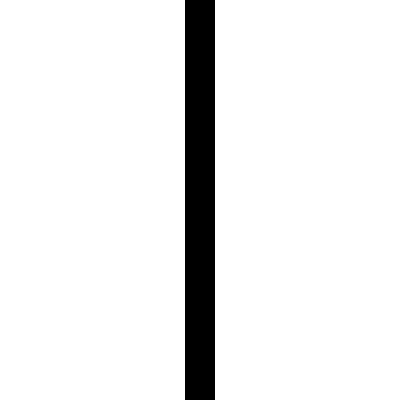
Frame 1 (no input)
Frame 60 (the mouse pressed at the canvas centre just before this capture): identical to frame 1, image omitted
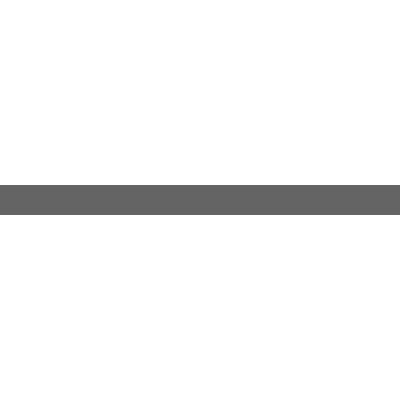
Frame 120 (the mouse held since frame 60 and released just before this capture)

The Processing sketch that drew these frames (run headless with seeded random() and noise(); from frame 60 on, the mouse is pressed at the canvas centre):

// Processing sketch: sketch_140429a
// ── sketch_140429a.pde

int w = 30;

void setup(){
  size(400,400);
}

void draw(){
  background(255);
  noStroke();
  if(mousePressed == true){
    fill(100);
    rect(0,185,width,w);
  }else{
    fill(0);
    rect(185,0,w,height);
  }
}
